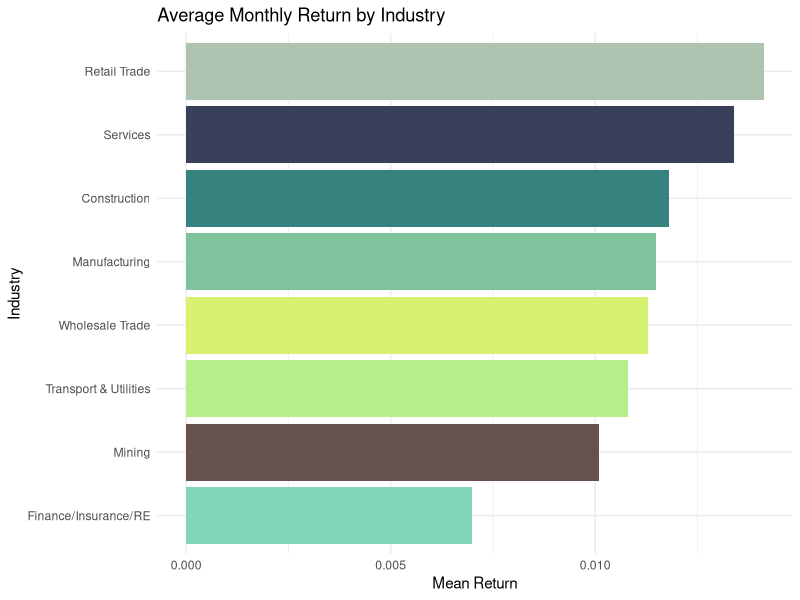
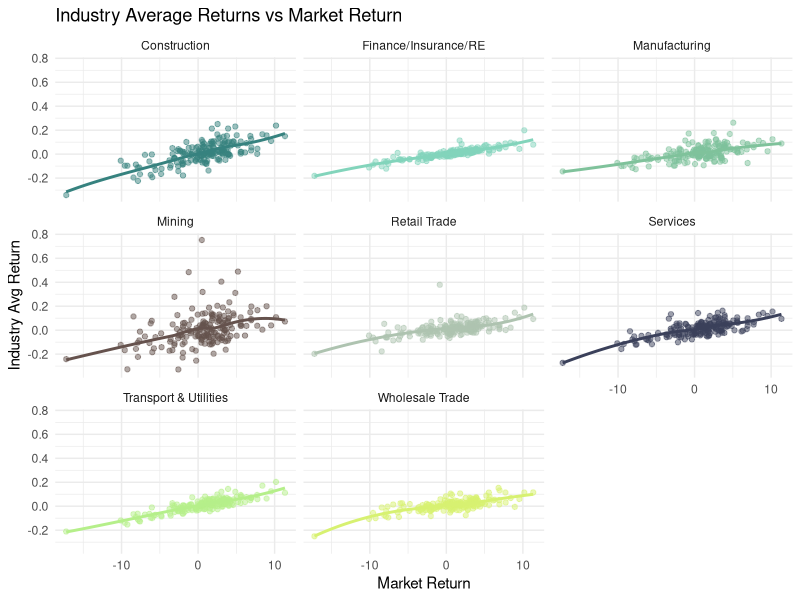
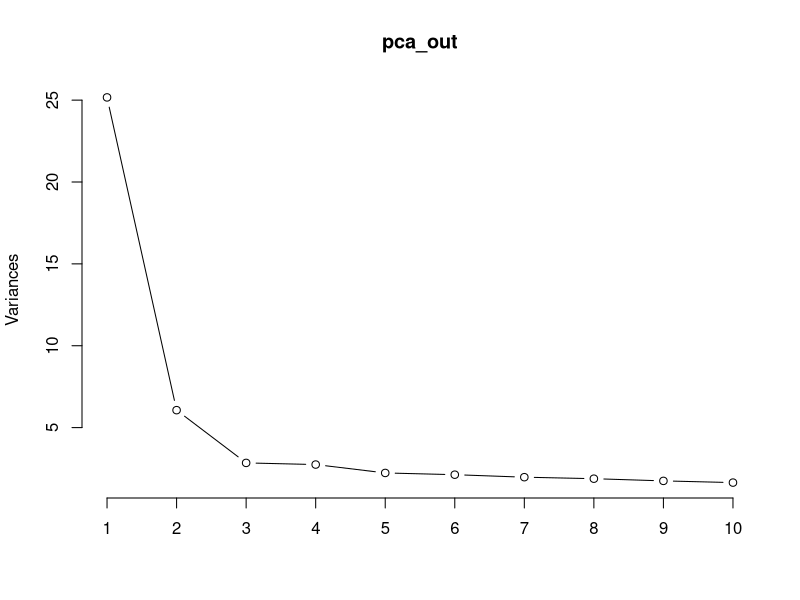
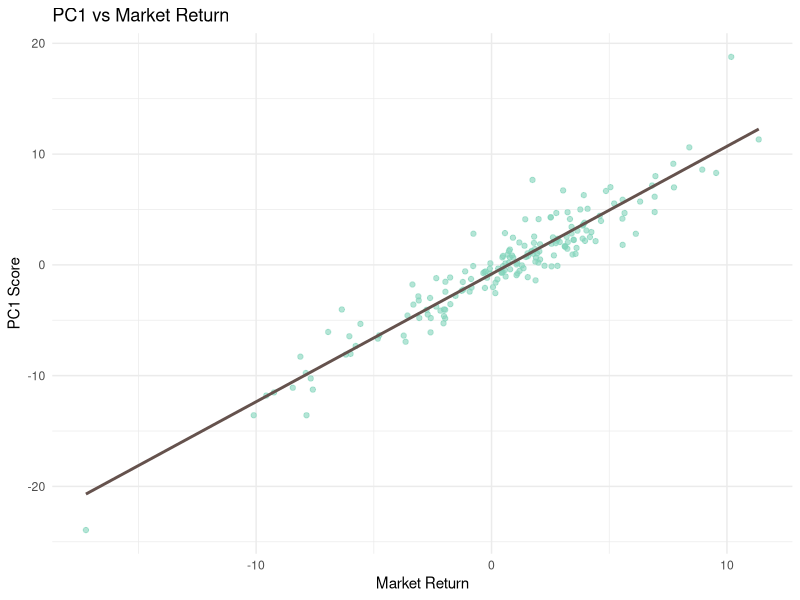
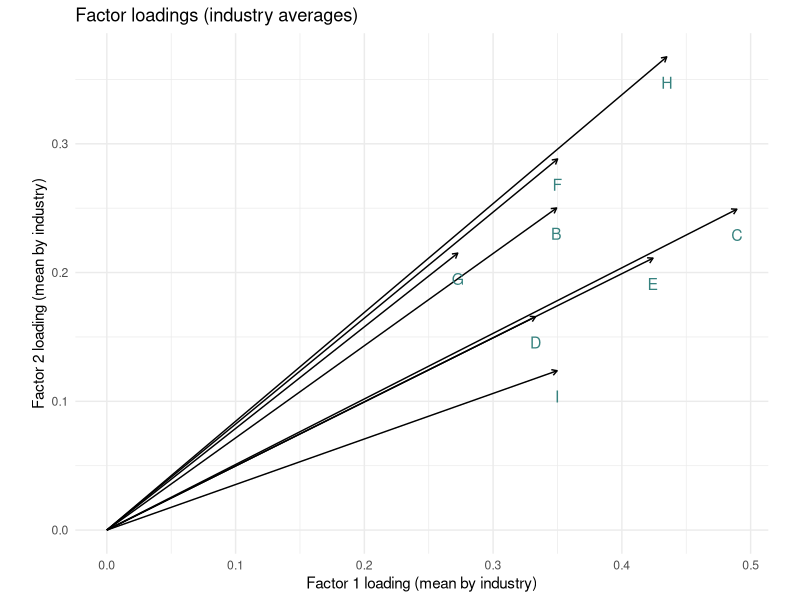

Generate these figures, in order, with R:
## ---- chunk 1
library(tidyverse)
library(zoo)
library(broom)
## ---- chunk 2
market_df <- read.csv(here::here("data/Market.csv"))
sample_df <- read.csv(here::here("data/SampleK.csv"))
## ---- chunk 3
colSums(is.na(sample_df))

range(sample_df$Date)

tibble(stock = names(sample_df)[-1]) %>%
  mutate(industry = substr(stock,1,1)) %>%
  count(industry)
## ---- chunk 4
sample_df <- sample_df %>%
  mutate(Date = as.yearmon(str_remove(Date, "Y"), format = "%Y M%m"))

market_df <- market_df %>%
  mutate(Date = as.yearmon(str_remove(Date, "Y"), format = "%Y M%m"))
  
## ---- chunk 5

industry_cols <- c(
  "Mining"               = "#65524d",
  "Construction"         = "#36827F",
  "Manufacturing"        = "#7fc29b",
  "Transport & Utilities"= "#b5ef8a",
  "Wholesale Trade"      = "#d7f171",
  "Retail Trade"         = "#aec3b0",
  "Finance/Insurance/RE" = "#82D4BB",
  "Services"             = "#3a405a")

stocks_long <- sample_df %>%
  pivot_longer(-Date, names_to = "stock", values_to = "ret") %>%
  mutate(industry = substr(stock,1,1),
         industry_name = recode(industry,
           B = "Mining",
           C = "Construction",
           D = "Manufacturing",
           E = "Transport & Utilities",
           F = "Wholesale Trade",
           G = "Retail Trade",
           H = "Finance/Insurance/RE",
           I = "Services"))

industry_summary <- stocks_long %>%
  group_by(industry_name) %>%
  summarise(
    mean_return = mean(ret, na.rm = TRUE),
    sd_return   = sd(ret, na.rm = TRUE),
    .groups = "drop")

ggplot(industry_summary, aes(x = reorder(industry_name, mean_return),y = mean_return, fill = industry_name)) +
  geom_col() +
  coord_flip() +  
  scale_fill_manual(values = industry_cols) +
  labs(title = "Average Monthly Return by Industry",
       x = "Industry", y = "Mean Return") +
  theme_minimal() +
  theme(legend.position = "none")

sampleXmarket <- stocks_long %>%
  left_join(market_df, by = "Date")

industry_ts <- sampleXmarket %>%
  group_by(Date, industry_name) %>%
  summarise(
    avg_ret = mean(ret, na.rm = TRUE),
    MarketReturn = first(MarketReturn),  
    .groups = "drop"
  )

ggplot(industry_ts, aes(x = MarketReturn, y = avg_ret, color = industry_name)) +
  geom_point(alpha = 0.5) +
  geom_smooth(se = FALSE) +
  scale_color_manual(values = industry_cols) +
  facet_wrap(~ industry_name, scales = "fixed") +
  labs(
    title = "Industry Average Returns vs Market Return",
    x = "Market Return",
    y = "Industry Avg Return"
  ) +
  theme_minimal() +
  theme(legend.position = "none")
## ---- chunk 6
pca_out <- prcomp(sample_df[,-1], scale. = TRUE, center = TRUE)
plot(pca_out, type = "line")
## ---- chunk 7
summary(pca_out)
## ---- chunk 8
pc1_ts <- pca_out$x[,1]
if (cor(pc1_ts, market_df$MarketReturn) < 0) {
  pc1_ts <- -pc1_ts
  pca_out$rotation[,1] <- -pca_out$rotation[,1]
}

pc_scores <- as.data.frame(pca_out$x)   
pc1_scores <- pc_scores$PC1

pca_vs_market <- tibble(
  Date = sample_df$Date,  
  PC1 = pc1_ts) %>%
  left_join(market_df, by = "Date")

cor(pca_vs_market$PC1, pca_vs_market$MarketReturn, use = "pairwise.complete.obs")

ggplot(pca_vs_market, aes(x = MarketReturn, y = PC1)) +
  geom_point(alpha = 0.6, color = industry_cols["Finance/Insurance/RE"]) +
  geom_smooth(method = "lm", se = FALSE, color = industry_cols["Mining"]) +
  labs(
    title = "PC1 vs Market Return",
    x = "Market Return",
    y = "PC1 Score"
  ) +
  theme_minimal()
## ---- chunk 9
fact_out <- factanal(sample_df[,-1], factors = 2, rotation = "varimax", scores = "regression")

loadings_df <- as.data.frame(unclass(fact_out$loadings))
loadings_df$stock <- rownames(loadings_df)
loadings_df$industry <- substr(loadings_df$stock, 1, 1)

industry_factor <- loadings_df %>%
  group_by(industry) %>%
  summarise(
    mean_F1 = mean(Factor1, na.rm = TRUE),
    mean_F2 = mean(Factor2, na.rm = TRUE))
## ---- chunk 10
fact_out_2 <- factanal(sample_df[,-1], factors = 3, rotation = "varimax", scores = "regression")

loadings_df2 <- as.data.frame(unclass(fact_out_2$loadings))
loadings_df2$stock <- rownames(loadings_df2)
loadings_df2$industry <- substr(loadings_df2$stock, 1, 1)

industry_factor2 <- loadings_df2 %>%
  group_by(industry) %>%
  summarise(
    mean_F1 = mean(Factor1, na.rm = TRUE),
    mean_F2 = mean(Factor2, na.rm = TRUE),
    mean_F3 = mean(Factor3, na.rm = TRUE))
## ---- chunk 11
factor_scores <- as.data.frame(fact_out$scores)
factor_scores$Date <- sample_df$Date

industry_plot <- industry_factor %>%
  rename(fl1 = mean_F1, fl2 = mean_F2)

ggplot(industry_plot, aes(x = fl1, y = fl2, label = industry)) +
  geom_segment(aes(xend = fl1, yend = fl2, x = 0, y = 0),
               arrow = arrow(length = unit(0.15, "cm"))) +
  geom_text(color = industry_cols["Construction"], nudge_y = -0.02, size = 4) +
  labs(x = "Factor 1 loading (mean by industry)",
       y = "Factor 2 loading (mean by industry)",
       title = "Factor loadings (industry averages)") +
  coord_equal() +
  theme_minimal()


